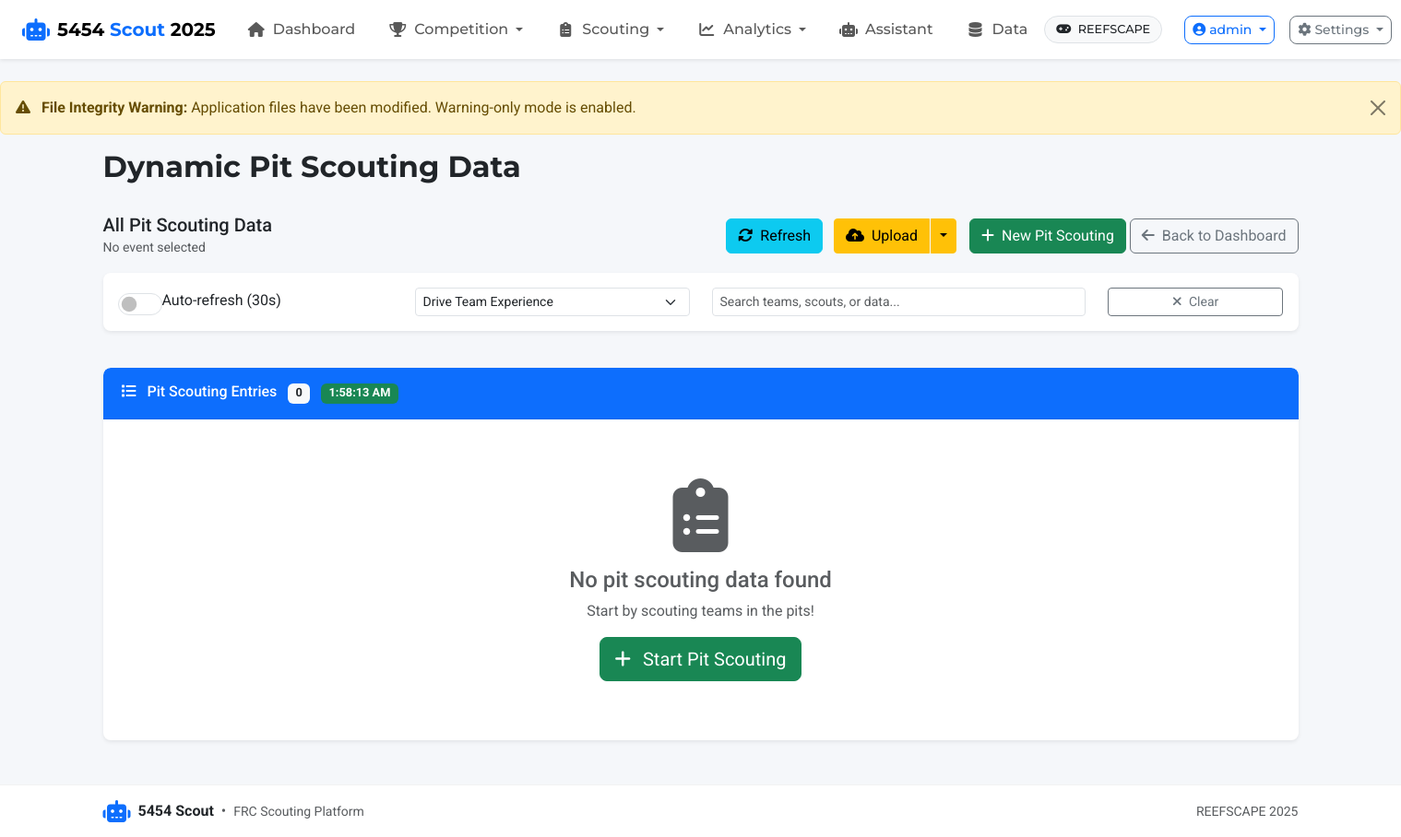
/pit-scouting/list-dynamic (signed in), run on an earlier commit of the app's database.
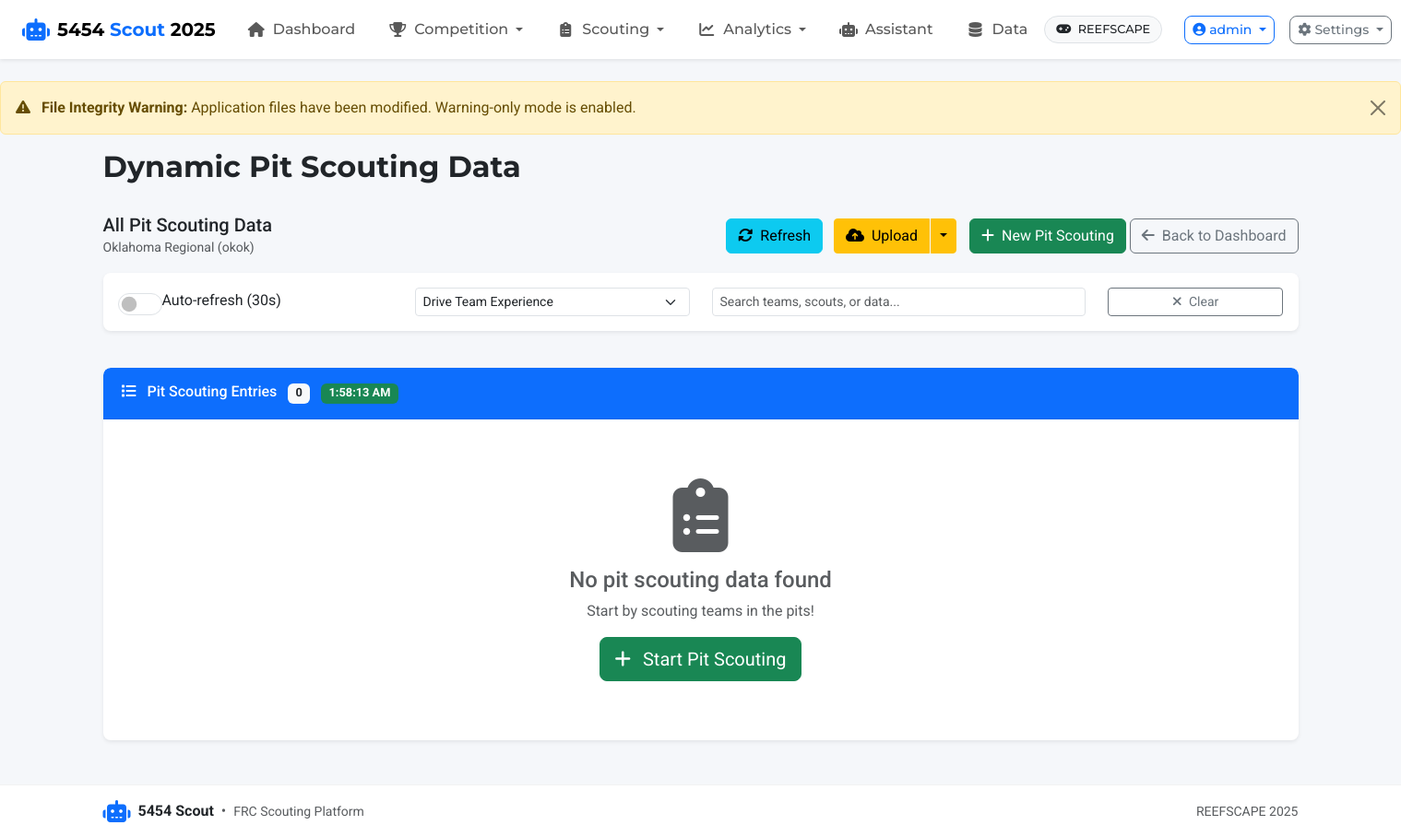
And on a later commit of the database.
### app/models.py (models this page shows, shortened)
class Event(db.Model):
    id = db.Column(db.Integer, primary_key=True)
    name = db.Column(db.String(100), nullable=False)
    code = db.Column(db.String(20), unique=True)  # Event code like "CALA" or "NYRO"
    location = db.Column(db.String(100))
    start_date = db.Column(db.Date)
    end_date = db.Column(db.Date)
    year = db.Column(db.Integer, nullable=False)
    matches = db.relationship('Match', backref='event', lazy=True)

### app/routes/pit_scouting.py (the view)
@bp.route('/list-dynamic')
@login_required
def list_dynamic():
    pit_config = load_pit_config()
    game_config = current_app.config.get('GAME_CONFIG', {})
    current_event_code = game_config.get('current_event_code')
    current_event = None
    if current_event_code:
        current_event = Event.query.filter_by(code=current_event_code).first()
    return render_template('scouting/pit_list_dynamic.html',
                          pit_config=pit_config,
                          current_event=current_event)

### app/models.py (called while the page is built)
    def has_role(self, role_name):
        return any(role.name == role_name for role in self.roles)

### app/routes/auth.py (called while the page is built)
@bp.app_context_processor
def inject_auth_vars():
    return {
        'current_user': current_user,
        'user_has_role': lambda role: current_user.is_authenticated and current_user.has_role(role)
    }

### app/routes/pit_scouting.py (called while the page is built)
def load_pit_config():
    try:
        config_path = os.path.join(os.getcwd(), 'config', 'pit_config.json')
        with open(config_path, 'r') as f:
            return json.load(f)
    except Exception as e:
        print(f"Error loading pit configuration: {e}")
        return {"pit_scouting": {"title": "Pit Scouting", "sections": []}}

### run.py (called while the page is built)
@app.before_request
def check_first_run():
    if not User.query.first() and request.path != '/auth/login':
        flash('Database is being initialized. Please wait...', 'info')
        return redirect(url_for('auth.login'))

### app/templates/scouting/pit_list_dynamic.html (shortened to what the changed rows need)
{% extends 'base.html' %}
{% block heading %}Dynamic Pit Scouting Data{% endblock %}
{% block content %}
<div class="row">
    <div class="col-md-12 mb-3">
        <div class="d-flex justify-content-between align-items-center">
            <div>
                <h5 class="mb-0">All Pit Scouting Data</h5>
                <small class="text-muted" id="eventInfo">
                    {% if current_event %}
                        {{ current_event.name }} ({{ current_event.code }})
                    {% else %}
                        No event selected
                    {% endif %}
                </small>
            </div>
        </div>
    </div>
</div>
{% endblock %}

What changed in the data, as far as the page shows it:
added Event: name "Oklahoma Regional", code "okok"
Also different on the page:
text no longer shown: "No event selected"
